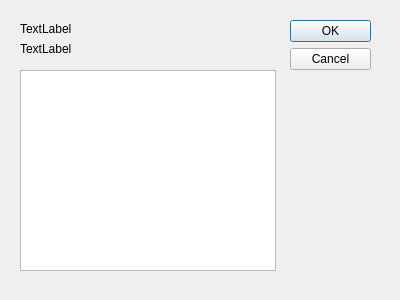
<?xml version="1.0" encoding="UTF-8"?>
<ui version="4.0">
 <class>CDlgStat</class>
 <widget class="QDialog" name="CDlgStat">
  <property name="geometry">
   <rect>
    <x>0</x>
    <y>0</y>
    <width>400</width>
    <height>300</height>
   </rect>
  </property>
  <property name="windowTitle">
   <string>Dialog</string>
  </property>
  <widget class="QDialogButtonBox" name="buttonBox">
   <property name="geometry">
    <rect>
     <x>290</x>
     <y>20</y>
     <width>81</width>
     <height>241</height>
    </rect>
   </property>
   <property name="orientation">
    <enum>Qt::Vertical</enum>
   </property>
   <property name="standardButtons">
    <set>QDialogButtonBox::Cancel|QDialogButtonBox::Ok</set>
   </property>
  </widget>
  <widget class="QLabel" name="sName">
   <property name="geometry">
    <rect>
     <x>20</x>
     <y>20</y>
     <width>251</width>
     <height>18</height>
    </rect>
   </property>
   <property name="text">
    <string>TextLabel</string>
   </property>
  </widget>
  <widget class="QListWidget" name="listWidget">
   <property name="geometry">
    <rect>
     <x>20</x>
     <y>70</y>
     <width>256</width>
     <height>201</height>
    </rect>
   </property>
  </widget>
  <widget class="QLabel" name="label">
   <property name="geometry">
    <rect>
     <x>20</x>
     <y>40</y>
     <width>251</width>
     <height>18</height>
    </rect>
   </property>
   <property name="text">
    <string>TextLabel</string>
   </property>
  </widget>
 </widget>
 <resources/>
 <connections>
  <connection>
   <sender>buttonBox</sender>
   <signal>accepted()</signal>
   <receiver>CDlgStat</receiver>
   <slot>accept()</slot>
   <hints>
    <hint type="sourcelabel">
     <x>248</x>
     <y>254</y>
    </hint>
    <hint type="destinationlabel">
     <x>157</x>
     <y>274</y>
    </hint>
   </hints>
  </connection>
  <connection>
   <sender>buttonBox</sender>
   <signal>rejected()</signal>
   <receiver>CDlgStat</receiver>
   <slot>reject()</slot>
   <hints>
    <hint type="sourcelabel">
     <x>316</x>
     <y>260</y>
    </hint>
    <hint type="destinationlabel">
     <x>286</x>
     <y>274</y>
    </hint>
   </hints>
  </connection>
 </connections>
</ui>
